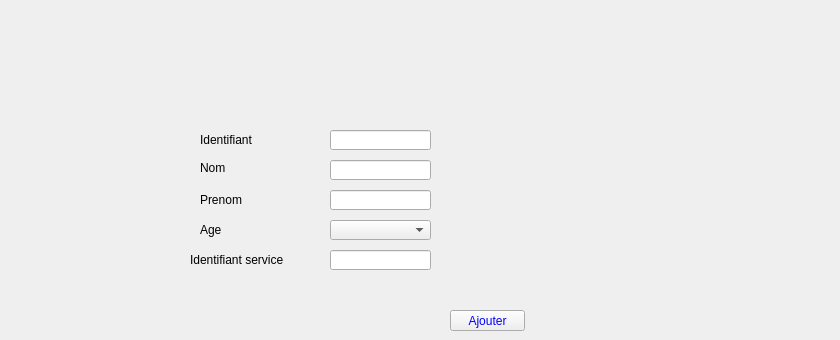
      <widget class="QWidget" name="tab_43">
       <attribute name="title">
        <string>Ajouter personnel</string>
       </attribute>
       <widget class="QLabel" name="label_51">
        <property name="geometry">
         <rect>
          <x>200</x>
          <y>130</y>
          <width>91</width>
          <height>21</height>
         </rect>
        </property>
        <property name="text">
         <string>&lt;html&gt;&lt;head/&gt;&lt;body&gt;&lt;p&gt;Identifiant&lt;/p&gt;&lt;/body&gt;&lt;/html&gt;</string>
        </property>
       </widget>
       <widget class="QLabel" name="label_63">
        <property name="geometry">
         <rect>
          <x>200</x>
          <y>160</y>
          <width>81</width>
          <height>16</height>
         </rect>
        </property>
        <property name="text">
         <string>&lt;html&gt;&lt;head/&gt;&lt;body&gt;&lt;p&gt;&lt;span style=&quot; font-size:9pt;&quot;&gt;Nom&lt;/span&gt;&lt;/p&gt;&lt;/body&gt;&lt;/html&gt;</string>
        </property>
       </widget>
       <widget class="QLabel" name="label_65">
        <property name="geometry">
         <rect>
          <x>200</x>
          <y>190</y>
          <width>71</width>
          <height>20</height>
         </rect>
        </property>
        <property name="text">
         <string>&lt;html&gt;&lt;head/&gt;&lt;body&gt;&lt;p&gt;&lt;span style=&quot; font-size:9pt;&quot;&gt;Prenom&lt;/span&gt;&lt;/p&gt;&lt;/body&gt;&lt;/html&gt;</string>
        </property>
       </widget>
       <widget class="QLineEdit" name="lineEdit_id">
        <property name="geometry">
         <rect>
          <x>330</x>
          <y>130</y>
          <width>101</width>
          <height>20</height>
         </rect>
        </property>
       </widget>
       <widget class="QLineEdit" name="lineEdit_nom">
        <property name="geometry">
         <rect>
          <x>330</x>
          <y>160</y>
          <width>101</width>
          <height>20</height>
         </rect>
        </property>
       </widget>
       <widget class="QLineEdit" name="lineEdit_prenom">
        <property name="geometry">
         <rect>
          <x>330</x>
          <y>190</y>
          <width>101</width>
          <height>20</height>
         </rect>
        </property>
       </widget>
       <widget class="QPushButton" name="ajouter_personnel">
        <property name="geometry">
         <rect>
          <x>450</x>
          <y>310</y>
          <width>75</width>
          <height>21</height>
         </rect>
        </property>
        <property name="styleSheet">
         <string notr="true">color: blue;
font: 75 9pt &quot;MS Shell Dlg 2&quot;;</string>
        </property>
        <property name="text">
         <string>Ajouter</string>
        </property>
       </widget>
       <widget class="QLabel" name="label_67">
        <property name="geometry">
         <rect>
          <x>200</x>
          <y>220</y>
          <width>101</width>
          <height>20</height>
         </rect>
        </property>
        <property name="text">
         <string>&lt;html&gt;&lt;head/&gt;&lt;body&gt;&lt;p&gt;&lt;span style=&quot; font-size:9pt;&quot;&gt;Age&lt;/span&gt;&lt;/p&gt;&lt;/body&gt;&lt;/html&gt;</string>
        </property>
       </widget>
       <widget class="QComboBox" name="comboBox">
        <property name="geometry">
         <rect>
          <x>330</x>
          <y>220</y>
          <width>101</width>
          <height>20</height>
         </rect>
        </property>
       </widget>
       <widget class="QLabel" name="label_pic_4">
        <property name="geometry">
         <rect>
          <x>530</x>
          <y>90</y>
          <width>301</width>
          <height>191</height>
         </rect>
        </property>
        <property name="text">
         <string/>
        </property>
       </widget>
       <widget class="QLineEdit" name="lineEdit_id_service">
        <property name="geometry">
         <rect>
          <x>330</x>
          <y>250</y>
          <width>101</width>
          <height>20</height>
         </rect>
        </property>
       </widget>
       <widget class="QLabel" name="label_70">
        <property name="geometry">
         <rect>
          <x>190</x>
          <y>250</y>
          <width>131</width>
          <height>20</height>
         </rect>
        </property>
        <property name="text">
         <string>Identifiant service</string>
        </property>
       </widget>
      </widget>
